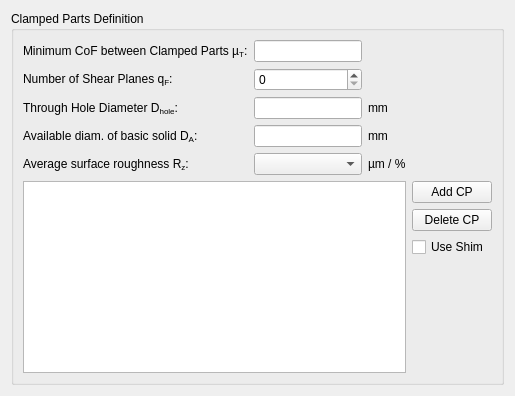
      <widget class="QWidget" name="tabClampedParts">
       <attribute name="title">
        <string>Clamped Parts</string>
       </attribute>
       <layout class="QVBoxLayout" name="verticalLayout">
        <item>
         <widget class="QGroupBox" name="groupBox_3">
          <property name="title">
           <string>Clamped Parts Definition</string>
          </property>
          <layout class="QGridLayout" name="gridLayout">
           <item row="3" column="1">
            <widget class="QLineEdit" name="substDA"/>
           </item>
           <item row="0" column="0">
            <widget class="QLabel" name="label_19">
             <property name="text">
              <string>Minimum CoF between Clamped Parts µ&lt;sub&gt;T&lt;/sub&gt;:</string>
             </property>
            </widget>
           </item>
           <item row="3" column="0">
            <widget class="QLabel" name="label_23">
             <property name="text">
              <string>Available diam. of basic solid D&lt;sub&gt;A&lt;/sub&gt;:</string>
             </property>
            </widget>
           </item>
           <item row="2" column="2">
            <widget class="QLabel" name="label_22">
             <property name="text">
              <string>mm</string>
             </property>
            </widget>
           </item>
           <item row="1" column="0">
            <widget class="QLabel" name="label_20">
             <property name="text">
              <string>Number of Shear Planes q&lt;sub&gt;F&lt;/sub&gt;:</string>
             </property>
            </widget>
           </item>
           <item row="1" column="1">
            <widget class="QSpinBox" name="numberOfShearPlanes"/>
           </item>
           <item row="2" column="0">
            <widget class="QLabel" name="label_21">
             <property name="text">
              <string>Through Hole Diameter D&lt;sub&gt;hole&lt;/sub&gt;:</string>
             </property>
            </widget>
           </item>
           <item row="2" column="1">
            <widget class="QLineEdit" name="throughHoleDiameter"/>
           </item>
           <item row="3" column="2">
            <widget class="QLabel" name="label_24">
             <property name="text">
              <string>mm</string>
             </property>
            </widget>
           </item>
           <item row="0" column="1">
            <widget class="QLineEdit" name="cofClampedParts"/>
           </item>
           <item row="7" column="3">
            <layout class="QVBoxLayout" name="verticalLayout_2">
             <item>
              <widget class="QPushButton" name="addCpButton">
               <property name="text">
                <string>Add CP</string>
               </property>
              </widget>
             </item>
             <item>
              <widget class="QPushButton" name="deleteCpButton">
               <property name="text">
                <string>Delete CP</string>
               </property>
              </widget>
             </item>
             <item>
              <widget class="QCheckBox" name="useShimCheck">
               <property name="text">
                <string>Use Shim</string>
               </property>
              </widget>
             </item>
             <item>
              <spacer name="verticalSpacer_4">
               <property name="orientation">
                <enum>Qt::Vertical</enum>
               </property>
               <property name="sizeHint" stdset="0">
                <size>
                 <width>20</width>
                 <height>40</height>
                </size>
               </property>
              </spacer>
             </item>
            </layout>
           </item>
           <item row="7" column="0" colspan="3">
            <widget class="QTableWidget" name="clampedPartsTable"/>
           </item>
           <item row="4" column="0">
            <widget class="QLabel" name="label_40">
             <property name="text">
              <string>Average surface roughness R&lt;sub&gt;z&lt;/sub&gt;:</string>
             </property>
            </widget>
           </item>
           <item row="4" column="1">
            <widget class="QComboBox" name="comboRz"/>
           </item>
           <item row="4" column="2">
            <widget class="QLabel" name="label_41">
             <property name="text">
              <string>µm / %</string>
             </property>
            </widget>
           </item>
          </layout>
         </widget>
        </item>
       </layout>
      </widget>
